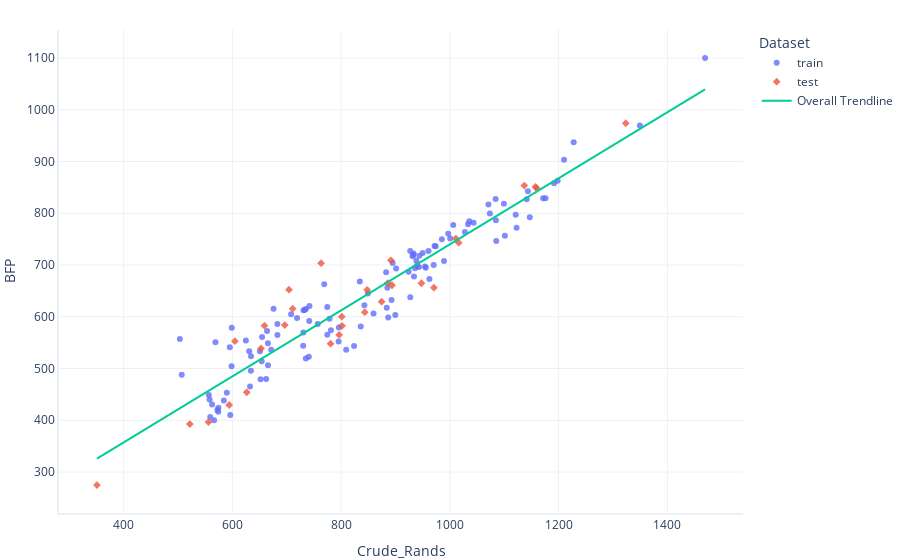

Write notebook code for a chart like this one.
### Markdown cell above
Plotly way

### Code cell
import plotly.express as px

fig = px.scatter(plot_set, x="Crude_Rands", y="BFP", symbol="Dataset", color="Dataset", trendline="ols", trendline_scope="overall")
fig.show()
